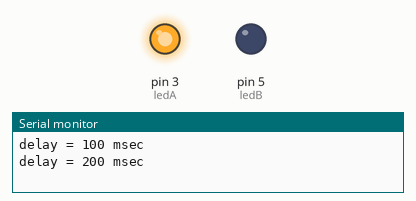
A sketch run on a simulated Arduino Uno, built with avr-gcc and run on an emulated ATmega328P. Parts: output pins drawn as LEDs (lit = HIGH), the last lines printed to the serial monitor.

Above: at 0.75 s.
At 36.2 s:
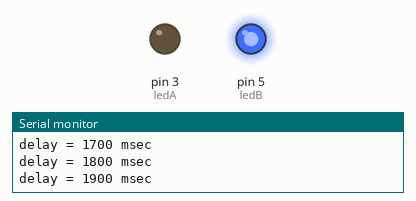
Timing chart, 0 to 39.5 s (numbered marks = the images above):
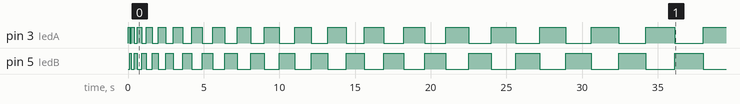

Measured:
- by itself, pin 3 (ledA): LOW → HIGH at 0.00 s, → LOW 0.10 s later, → HIGH 0.10 s later, → LOW 0.20 s later, … (39 changes in this stretch)
- by itself, pin 5 (ledB): LOW → HIGH at 0.10 s, → LOW 0.10 s later, → HIGH 0.20 s later, → LOW 0.20 s later, … (38 changes in this stretch)

The sketch:

AR24_2led.ino
```cpp
  const int ledA = 3;
  const int ledB = 5;

int number = 1;
boolean flag = true;

void setup() {
  // put your setup code here, to run once:
  Serial.begin(9600);
  pinMode(ledA,OUTPUT);
  pinMode(ledB,OUTPUT);
}

void loop() {
  // put your main code here, to run repeatedly:

  digitalWrite(ledA,HIGH);
  digitalWrite(ledB,LOW);
  delay(100*number);
  digitalWrite(ledB,HIGH);
  digitalWrite(ledA,LOW);
  Serial.print("delay = ");
  Serial.print(100 * number);
    Serial.println(" msec");
  delay(100*number);

  if(flag)
    number++;
   else
    number--;

  if(number >= 20)
    flag = false;
   else if(number <= 1)
    flag = true;

}
```
